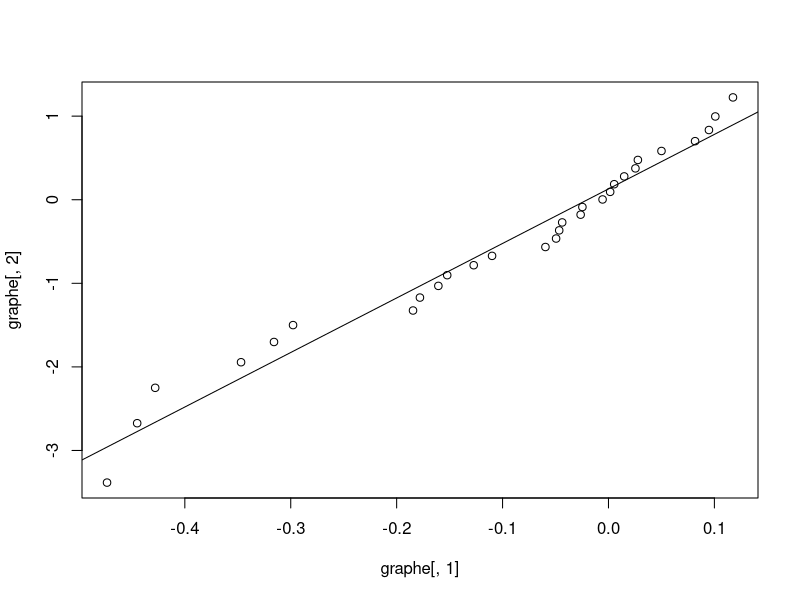

Reproduce this figure in R. (Note: this script raises an error after producing the figure.)
## Test d'un échantillion de loi de Weibull
## Paramètres: Eta = 1       Beta =  5
## Taille Echantillion : 20
n = 30
eta = 1
beta = 5
sim <- rweibull(n,beta,eta)

## Graphe de proba pour avoir des conditions initiales
graphe <- matrix(0,n,2)
graphe[,1] = sim[order(sim)]
for (i in 1:n) {
  graphe[i,1] = log(graphe[i,1])
  graphe[i,2] = log(log(n/(n-i)))
}
graphe <- graphe[-n,]
plot(graphe[,2]~graphe[,1])
LM = lm(graphe[,2]~graphe[,1])
abline(LM)
origine=LM$coef[1]
pente = LM$coef[2]
eta0 = exp(origine)
beta0 = pente
## Estimation des paramètres
 f <- function(param) {
	eta = param[1]
	beta = param[2]
	-(n*log(beta) - n*beta*log(eta) + (beta-1)*sum(log(sim)) - sum((sim/eta)^beta)) 
	}

## Calcul de la moyenne des paramètres estimés
nbrExp = 1000
simEta <- c(1:nbrExp)
simBeta <- c(1:nbrExp)
for (i in 1:nbrExp) {	
	sim <- rweibull(n,beta,eta)
	res <- optim(c(eta0,beta0),f)
	simEta[i] = res$par[1]
	simBeta[i] = res$par[2]
}
etaMoy <- mean(simEta)
betaMoy <- mean(simBeta)
## Calcul de la variance des paramètre
varEta = mean(simEta^2)-etaMoy^2
varBeta = mean(simBeta^2)-betaMoy^2

## Tests d'adéquation
# Kolmogorov
betaEstime <- simBeta[nbrExp]
etaEstime <- simEta[nbrExp]
res <- ks.test(sim,"pweibull",betaEstime,etaEstime)
K = sqrt(n)*res$statistic[1]
# Cramer-von Mises
f = c(1:30)
simOrdre = sim[order(sim)]

for (i in 1:30)
  f[i] = pweibull(simOrdre[i],betaEstime,etaEstime)
funct = stepfun(simOrdre,c(0,f))
cvm.test(sim,funct)
